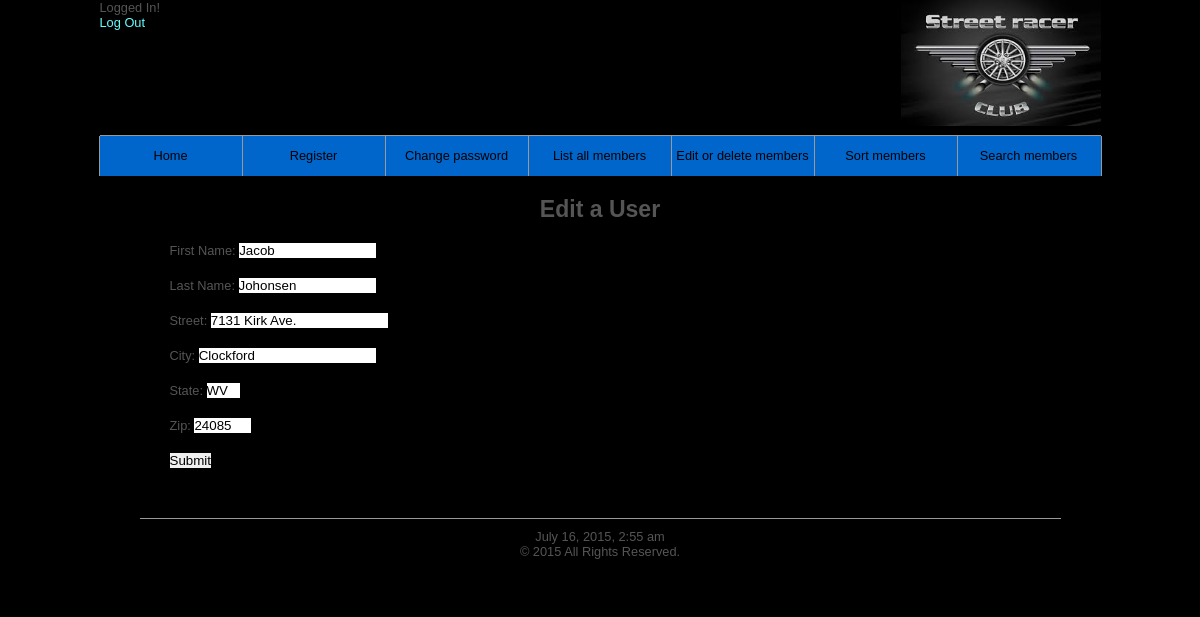
Page /edit_user.php?id=3 on the committed database.
### tables this page shows
CREATE TABLE IF NOT EXISTS customers (
	custId int(11) NOT NULL AUTO_INCREMENT,
	firstname VARCHAR(20) NOT NULL,
	lastname VARCHAR(20) NOT NULL,
	username VARCHAR(20) NOT NULL,
	pass CHAR(40) NOT NULL,
	address VARCHAR(40) NOT NULL,
	city VARCHAR(30) NOT NULL,
	state VARCHAR(2) NOT NULL,
	zip VARCHAR(5) NOT NULL,
	PRIMARY KEY (custId)
);

### includes/edit.inc.php (the view, shortened to what this page needs)
<?php
if (isset($_POST['submitted'])) {
	$errors = array();
	if (empty($_POST['firstname'])) {
		$errors[] = 'You forgot to enter your first name.';
	} else {
		$firstname = mysqli_real_escape_string($dbc, trim($_POST['firstname']));
	}
	if (empty($_POST['lastname'])) {
		$errors[] = 'You forgot to enter your last name.';
	} else {
		$lastname = mysqli_real_escape_string($dbc, trim($_POST['lastname']));
	}
	if (empty($_POST['address'])) {
		$errors[] = 'You forgot to enter your street address.';
	} else {
		$address = mysqli_real_escape_string($dbc, trim($_POST['address']));
	}
	if (empty($_POST['city'])) {
		$errors[] = 'You forgot to enter your city.';
	} else {
		$city = mysqli_real_escape_string($dbc, trim($_POST['city']));
	}
	if (empty($_POST['state'])) {
		$errors[] = 'You forgot to enter your state.';
	} else {
		$state = mysqli_real_escape_string($dbc, trim($_POST['state']));
	}
	if (empty($_POST['zip'])) {
		$errors[] = 'You forgot to enter your zip.';
	} else {
		$zip = mysqli_real_escape_string($dbc, trim($_POST['zip']));
	}
	if (empty($errors)) {
		$q = "SELECT username FROM customers WHERE custId='$id'";
		$r = @mysqli_query($dbc, $q);
		if (mysqli_num_rows($r) == 1) {
			$q = "UPDATE customers SET firstname='$firstname', lastname='$lastname', address='$address', city='$city', state='$state', zip='$zip' WHERE custId=$id LIMIT 1";
			$r = @mysqli_query ($dbc, $q);
			if (mysqli_affected_rows($dbc) == 1) {
?>
			    <h1>Thank you!</h1>
			    <p class="update">The user has been changed.</p><br />
			    <h2>Changes are shown</h2>
			    <script type="text/javascript">
				var f=document.getElementById("editForm");
				f.firstname.disabled=true;
			    </script>
<?php
			} else if($r==TRUE) {
				echo '<p class="update">Nothing to update, no changes were made.</p>';
			} else {
				echo "\n";
				echo '<p class="error">The user could not be edited due to a system error. We apologize for any inconvenience.</p>';
				echo '<p>' . mysqli_error($dbc) . '<br />Query: ' . $q . '</p>';
			}
		} else {
			echo '<p class="error">Customer '.$firstname." ".$lastname ." custId=".$id." has never been registered.</p>";
		}
	}
} else {
    echo $mytitle;
    $q="SELECT * FROM customers WHERE custId='$id';";
    $r = mysqli_query ($dbc, $q);
    $num = @mysqli_num_rows($r);
    if ($num > 0) {
	$row=mysqli_fetch_array($r, MYSQLI_ASSOC);
	$firstname=$row['firstname'];
	$lastname=$row['lastname'];
	$address=$row['address'];
	$city=$row['city'];
	$state=$row['state'];
	$zip=$row['zip'];
    } else {
	$error='<p class="error">This page has been accessed in error.</p>';
    }
}
if (empty($errors)) {
    if (isset($_POST['submitted'])) {
	$ro='" readonly="readonly';
	$submitButton='';
    } else {
	$ro='';
	$submitButton='<p><input type="submit" name="submit" value="Submit" /></p>';
    }
    echo '<form id="editForm" action="' . $myform . '" method="post" >
	<p>First Name:
	<input type="text" id="firstname" name="firstname" size="15" maxlength="20" value="'.$firstname.$ro.'" /></p>
	<p>Last Name:
	<input type="text" name="lastname" size="15" maxlength="30" value="'.$lastname.$ro.'" /></p>
	<p>Street:
	<input type="text" name="address" size="20" maxlength="40" value="'.$address.$ro.'"  /> </p>
	<p>City:
	<input type="text" name="city" size="20" maxlength="40" value="' . $city . $ro . '"  /> </p>
	<p>State:
	<input type="text" name="state" size="2" maxlength="2" value="' . $state . $ro . '"  /> </p>
	<p>Zip:
	<input type="text" name="zip" size="5" maxlength="5" value="' . $zip . $ro . '"  /> </p>';
	echo $submitButton;
	echo '<input type="hidden" name="submitted" value="TRUE" />
	<input type="hidden" name="id" value="' . $id . '" />
	</form>';
} else {
    echo '<p class="error">The following error(s) occurred:<br />';
    foreach ($errors as $msg) {
	    echo " - $msg<br />\n";
    }
    echo '</p><p>Please try again.</p>';
}
?>

### includes/style.css (style rules this page uses)
* { border:0; margin:0; padding:0; }
body { background:#000000; color:#555; font:0.8em Arial, Helvetica, "bitstream vera sans", sans-serif; }
#content p { padding:20px 20px 0; }

### rows in the picture
customers: firstname "Jacob", lastname "Johonsen", address "7131 Kirk Ave.", city "Clockford", state "WV", zip "24085"
